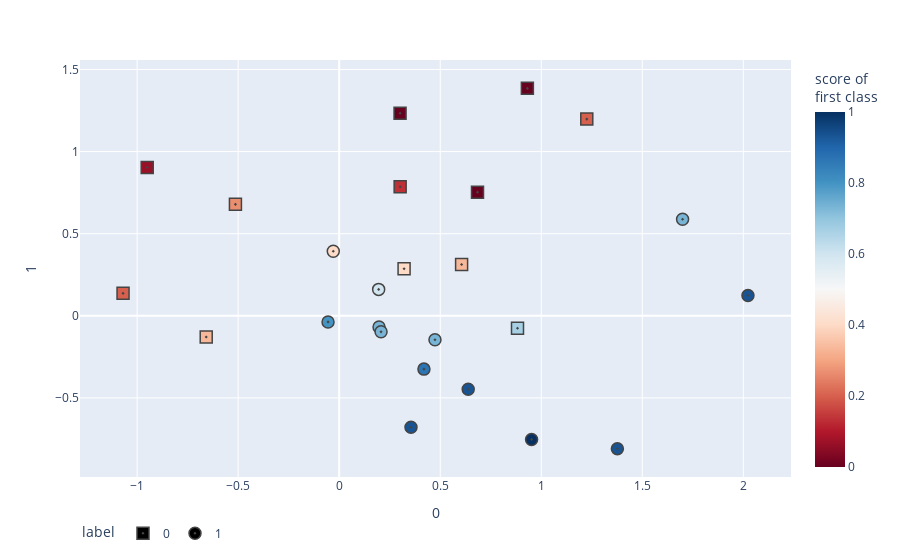

Notebook source saved alongside this figure:
### Code cell
# Load and split data
# X, y = make_moons(noise=0.3, random_state=0)
X_train, X_test, y_train, y_test = train_test_split(
    X, y.astype(str), test_size=0.25, random_state=0)

# Fit the model on training data, predict on test data
clf = KNeighborsClassifier(15)
clf.fit(X_train, y_train)
y_score = clf.predict_proba(X_test)[:, 1]

fig = px.scatter(
    X_test, x=0, y=1,
    color=y_score, color_continuous_scale='RdBu',
    symbol=y_test, symbol_map={'0': 'square-dot', '1': 'circle-dot'},
    labels={'symbol': 'label', 'color': 'score of <br>first class'}
)
fig.update_traces(marker_size=12, marker_line_width=1.5)
fig.update_layout(legend_orientation='h')
fig.show()

### Figure 1 — Plotly figure (JSON) as saved in the notebook; plotly's stock layout.template omitted (floating-point values rounded to 4 significant figures)
{"data": [{"hovertemplate": "label=0<br>0=%{x}<br>1=%{y}<br>score of <br>first class=%{marker.color}<extra></extra>", "legendgroup": "0", "marker": {"color": [0.3333, 0.6667, 0, 0.4, 0.2667, 0.1333, 0.2, 0, 0.3333, 0.2, 0.06667, 0], "coloraxis": "coloraxis", "line": {"width": 1.5}, "size": 12, "symbol": "square-dot"}, "mode": "markers", "name": "0", "orientation": "v", "showlegend": true, "type": "scatter", "x": [0.6059, 0.8825, 0.3012, 0.3212, -0.5135, 0.3017, 1.225, 0.6845, -0.6581, -1.07, -0.95, 0.9313], "xaxis": "x", "y": [0.3125, -0.07576, 1.233, 0.2867, 0.6787, 0.786, 1.198, 0.7529, -0.1294, 0.1367, 0.9036, 1.385], "yaxis": "y"}, {"hovertemplate": "label=1<br>0=%{x}<br>1=%{y}<br>score of <br>first class=%{marker.color}<extra></extra>", "legendgroup": "1", "marker": {"color": [0.7333, 0.6, 0.9333, 0.9333, 0.9333, 0.7333, 0.9333, 1, 0.7333, 0.8667, 0.4, 0.7333, 0.8], "coloraxis": "coloraxis", "line": {"width": 1.5}, "size": 12, "symbol": "circle-dot"}, "mode": "markers", "name": "1", "orientation": "v", "showlegend": true, "type": "scatter", "x": [0.1973, 0.1954, 0.3554, 1.377, 2.023, 1.699, 0.6386, 0.9522, 0.474, 0.4195, -0.02922, 0.2072, -0.05514], "xaxis": "x", "y": [-0.06802, 0.1609, -0.6785, -0.8092, 0.1233, 0.5877, -0.4472, -0.7531, -0.1458, -0.3248, 0.3929, -0.09767, -0.03733], "yaxis": "y"}], "layout": {"coloraxis": {"colorbar": {"title": {"text": "score of <br>first class"}}, "colorscale": [[0, "rgb(103,0,31)"], [0.1, "rgb(178,24,43)"], [0.2, "rgb(214,96,77)"], [0.3, "rgb(244,165,130)"], [0.4, "rgb(253,219,199)"], [0.5, "rgb(247,247,247)"], [0.6, "rgb(209,229,240)"], [0.7, "rgb(146,197,222)"], [0.8, "rgb(67,147,195)"], [0.9, "rgb(33,102,172)"], [1, "rgb(5,48,97)"]]}, "legend": {"orientation": "h", "title": {"text": "label"}, "tracegroupgap": 0}, "margin": {"t": 60}, "xaxis": {"anchor": "y", "domain": [0, 1], "title": {"text": "0"}}, "yaxis": {"anchor": "x", "domain": [0, 1], "title": {"text": "1"}}}}
